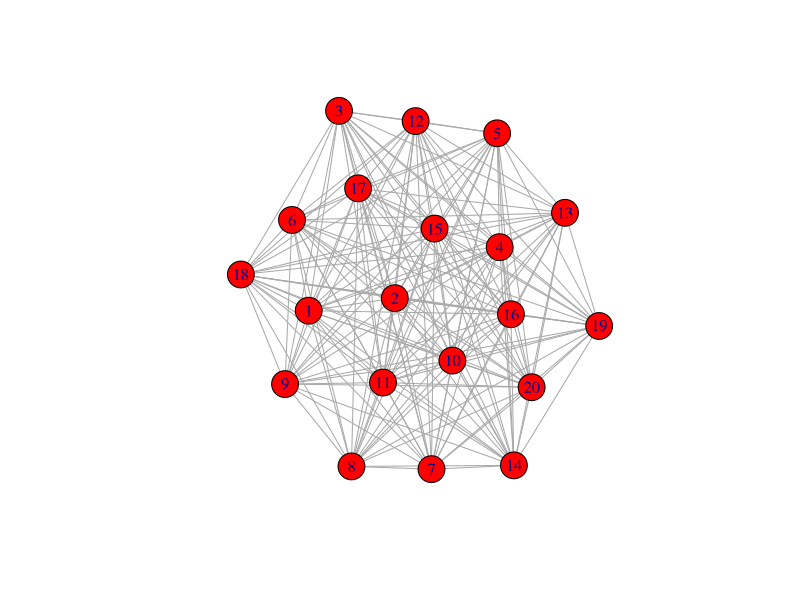

This figure's R source:
## ---- chunk 1
library(igraph)

## ---- chunk 2
D <- matrix(runif(n=20*20, min=0, max =1), ncol = 20) #uniformly distributed distance matrix
D[4,6] = 0
D[9,13]= 0
D[1,19]= 0 
D[10,17]= 0  
D[3,8] = 0 #NO TRAVEL NO DISTANCE
D[lower.tri(D)] = t(D)[lower.tri(D)] #symmetric matrix
diag(D) <- rep(0,20) #diagonals are 0

g <- graph_from_adjacency_matrix(D, mode="undirected" , weighted=TRUE)
plot(g, vertex.color="red")

